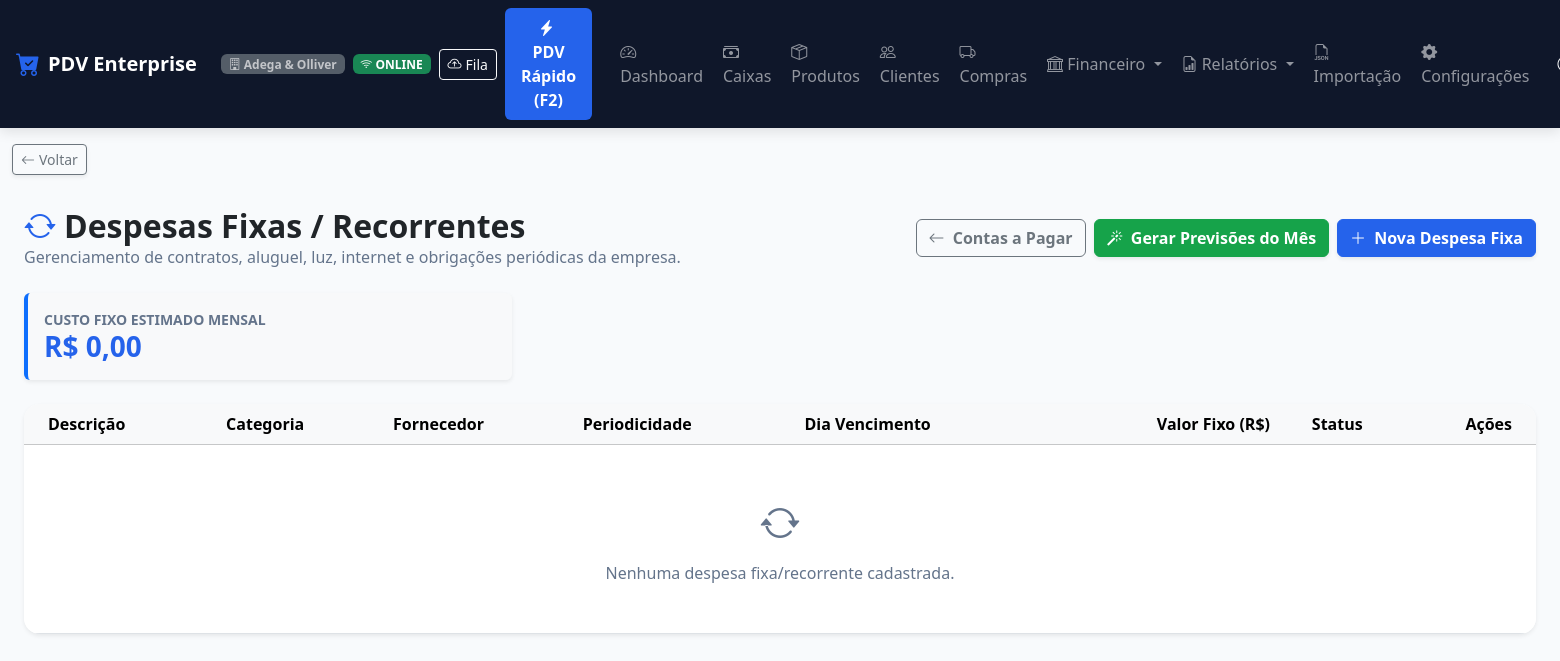
/financeiro/recorrentes/ (signed in), run on an earlier commit of the app's database.
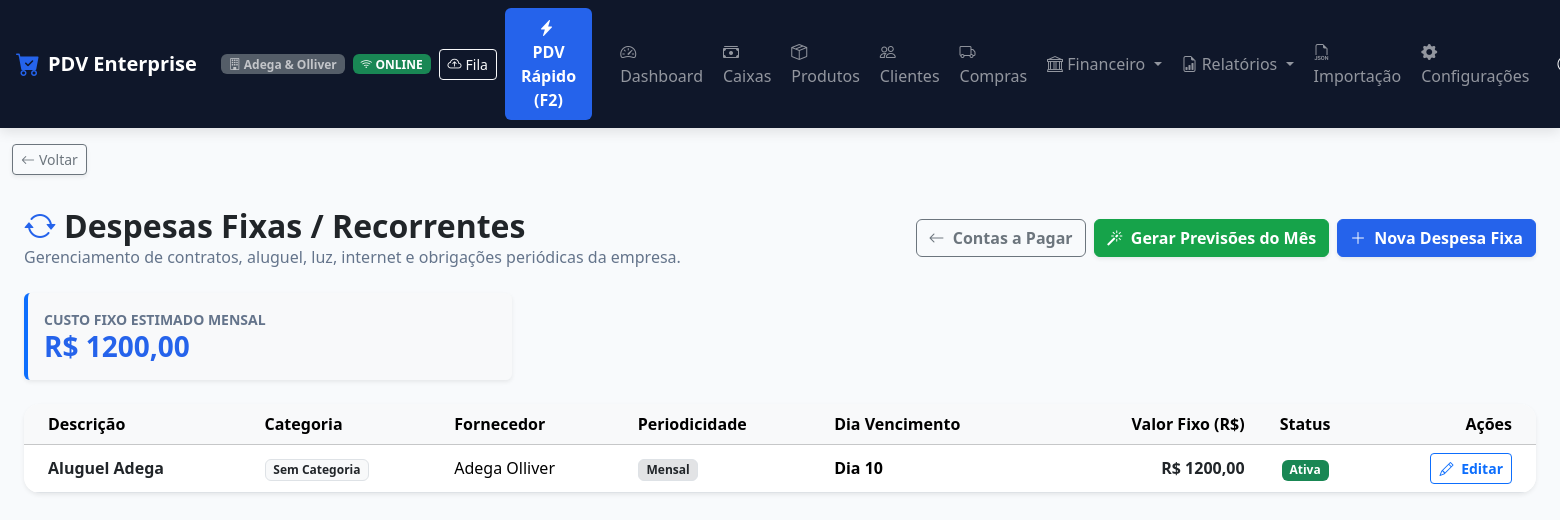
And on a later commit of the database.
### apps/financeiro/models.py (models this page shows, shortened)
class DespesaRecorrente(TenantModelMixin):
    PERIODICIDADE_CHOICES = [
        ('MENSAL', 'Mensal'),
        ('SEMANAL', 'Semanal'),
        ('ANUAL', 'Anual'),
    ]
    descricao = models.CharField('Descrição da Despesa Recorrente', max_length=200)
    categoria = models.ForeignKey(CategoriaDespesa, on_delete=models.SET_NULL, null=True, blank=True, related_name='despesas_recorrentes')
    fornecedor = models.ForeignKey(Fornecedor, on_delete=models.SET_NULL, null=True, blank=True, related_name='despesas_recorrentes')
    valor_estimado = models.DecimalField('Valor Fixo / Estimado (R$)', max_digits=12, decimal_places=2)
    periodicidade = models.CharField('Periodicidade', max_length=15, choices=PERIODICIDADE_CHOICES, default='MENSAL')
    dia_vencimento = models.PositiveSmallIntegerField('Dia do Vencimento (1-31)', default=10)
    data_inicio = models.DateField('Data de Início')
    data_fim = models.DateField('Data de Término (Opcional)', null=True, blank=True)
    ativo = models.BooleanField('Ativo', default=True)
    observacoes = models.TextField('Observações', blank=True)
    class Meta:
        verbose_name = 'Despesa Recorrente'
        verbose_name_plural = 'Despesas Recorrentes'
        ordering = ['dia_vencimento', 'descricao']

### apps/clientes/models.py (models this page shows, shortened)
class Fornecedor(TenantModelMixin):
    CONDICAO_PAGAMENTO_CHOICES = [
        ('A_VISTA', 'À vista (0 dias)'),
        ('1_DIA', 'Boleto 1 dia'),
        ('2_DIAS', 'Boleto 2 dias'),
        ('3_DIAS', 'Boleto 3 dias'),
        ('4_DIAS', 'Boleto 4 dias'),
        ('7_DIAS', 'Boleto 7 dias'),
        ('14_DIAS', 'Boleto 14 dias'),
        ('21_DIAS', 'Boleto 21 dias'),
        ('28_DIAS', 'Boleto 28 dias'),
        ('30_DIAS', 'Boleto 30 dias'),
        ('PERSONALIZADO', 'Personalizado (dias informados)'),
    ]
    razao_social = models.CharField('Razão Social', max_length=200)
    nome_fantasia = models.CharField('Nome Fantasia', max_length=200, blank=True)
    cnpj = models.CharField('CNPJ', max_length=20, blank=True)
    telefone = models.CharField('Telefone', max_length=20, blank=True)
    email = models.EmailField('E-mail', blank=True)
    endereco = models.CharField('Endereço', max_length=255, blank=True)
    contato_nome = models.CharField('Nome do Contato', max_length=100, blank=True)
    condicao_pagamento_padrao = models.CharField('Condição de Pagamento Padrão', max_length=30, choices=CONDICAO_PAGAMENTO_CHOICES, default='30_DIAS')
    prazo_pagamento_dias = models.PositiveIntegerField('Prazo Padrão (dias)', default=30)
    observacoes = models.TextField('Observações', blank=True)
    ativo = models.BooleanField('Ativo', default=True)
    class Meta:
        verbose_name = 'Fornecedor'
        verbose_name_plural = 'Fornecedores'
        ordering = ['nome_fantasia', 'razao_social']

### apps/financeiro/views.py (the view)
# urls.py: path('recorrentes/', despesas_recorrentes_list, name='despesas_recorrentes_list'),
@login_required
@permissao_required('pode_operar_financeiro')
def despesas_recorrentes_list(request):
    empresa = request.tenant or request.user.empresa
    recorrentes = DespesaRecorrente.objects.filter(empresa=empresa).select_related('categoria', 'fornecedor').order_by('dia_vencimento')
    total_mensal = sum((r.valor_estimado for r in recorrentes if r.ativo), Decimal('0.00'))
    return render(request, 'financeiro/recorrentes_list.html', {
        'recorrentes': recorrentes,
        'total_mensal': total_mensal,
    })

### apps/core/models.py (called while the page is built)
def get_current_tenant():
    return getattr(_thread_locals, 'tenant', None)

def set_current_tenant(tenant):
    _thread_locals.tenant = tenant

def clear_current_tenant():
    if hasattr(_thread_locals, 'tenant'):
        del _thread_locals.tenant

    def get_queryset(self):
        qs = TenantQuerySet(self.model, using=self._db)
        tenant = get_current_tenant()
        if tenant:
            return qs.filter(empresa=tenant)
        return qs

### apps/empresas/context_processors.py (called while the page is built, shortened)
def configuracao_visual_context(request):
    empresa = getattr(request, 'tenant', None)
    if not empresa and hasattr(request, 'user') and request.user.is_authenticated:
        empresa = getattr(request.user, 'empresa', None)
    if empresa:
        config = getattr(empresa, 'configuracao_visual', None)
        if not config:
            config = empresa.get_configuracao_visual()
        return {
            'config_visual': config,
            'css_variables': config.to_css_variables()
        }

### apps/usuarios/models.py (called while the page is built)
    @property
    def is_admin(self):
        return self.cargo == 'ADMIN' or self.is_superuser

    @property
    def is_administrador(self):
        return self.is_admin

### templates/financeiro/recorrentes_list.html (shortened to what the changed rows need)
{% extends 'base.html' %}
{% block content %}
<div class="container-fluid py-3">
    <div class="d-flex justify-content-between align-items-center mb-4 flex-wrap gap-2">
        <div>
            <h2 class="fw-bold text-dark mb-0"><i class="bi bi-arrow-repeat text-primary me-2"></i>Despesas Fixas / Recorrentes</h2>
        </div>
    </div>
    <div class="row mb-4">
        <div class="col-12 col-md-4">
            <div class="card p-3 border-0 shadow-sm border-start border-primary border-4 bg-light">
                <span class="text-muted small text-uppercase fw-bold">Custo Fixo Estimado Mensal</span>
                <h3 class="fw-bold text-primary mb-0">R$ {{ total_mensal|floatformat:2 }}</h3>
            </div>
        </div>
    </div>
    <div class="card card-custom p-0 border-0 shadow-sm rounded-4 overflow-hidden">
        <div class="table-responsive">
            <table class="table table-hover align-middle mb-0">
                <thead class="table-light">
                    <tr>
                        <th class="ps-4">Descrição</th>
                        <th>Categoria</th>
                        <th>Fornecedor</th>
                        <th>Periodicidade</th>
                        <th>Dia Vencimento</th>
                        <th class="text-end">Valor Fixo (R$)</th>
                        <th class="text-center">Status</th>
                        <th class="text-end pe-4">Ações</th>
                    </tr>
                </thead>
                <tbody>
                    {% for r in recorrentes %}
                    <tr class="{% if not r.ativo %}table-secondary text-muted{% endif %}">
                        <td class="ps-4">
                            <strong class="text-dark">{{ r.descricao }}</strong>
                        </td>
                        <td><span class="badge bg-light text-dark border">{{ r.categoria.nome|default:"Sem Categoria" }}</span></td>
                        <td>{% if r.fornecedor %}{{ r.fornecedor.nome_fantasia|default:r.fornecedor.razao_social|default:"-" }}{% else %}-{% endif %}</td>
                        <td><span class="badge bg-secondary-subtle text-dark border">{{ r.get_periodicidade_display }}</span></td>
                        <td><strong>Dia {{ r.dia_vencimento }}</strong></td>
                        <td class="text-end fw-bold text-dark fs-6">R$ {{ r.valor_estimado|floatformat:2 }}</td>
                        <td class="text-center">
                            {% if r.ativo %}
                                <span class="badge bg-success">Ativa</span>
                            {% else %}
                                <span class="badge bg-secondary">Inativa</span>
                            {% endif %}
                        </td>
                        <td class="text-end pe-4">
                            <a href="{% url 'despesa_recorrente_editar' r.id %}" class="btn btn-sm btn-outline-primary fw-semibold">
                                <i class="bi bi-pencil me-1"></i> Editar
                            </a>
                        </td>
                    </tr>
                    {% empty %}
                    <tr>
                        <td colspan="8" class="text-center text-muted py-5">
                            <i class="bi bi-arrow-repeat fs-1 d-block mb-2 text-muted"></i>
                            Nenhuma despesa fixa/recorrente cadastrada.
                        </td>
                    </tr>
                    {% endfor %}
                </tbody>
            </table>
        </div>
    </div>
</div>
{% endblock %}

What changed in the data, as far as the page shows it:
added DespesaRecorrente: descricao "Aluguel Adega", categoria.nome "Sem Categoria", fornecedor.nome_fantasia "Adega Olliver", periodicidade "Mensal", dia_vencimento "10", valor_estimado "1200,00", ativo "Ativa"
Also different on the page:
{{ total_mensal|floatformat:2 }}: "0,00" → "1200,00"
text no longer shown: "Nenhuma despesa fixa/recorrente cadastrada."
